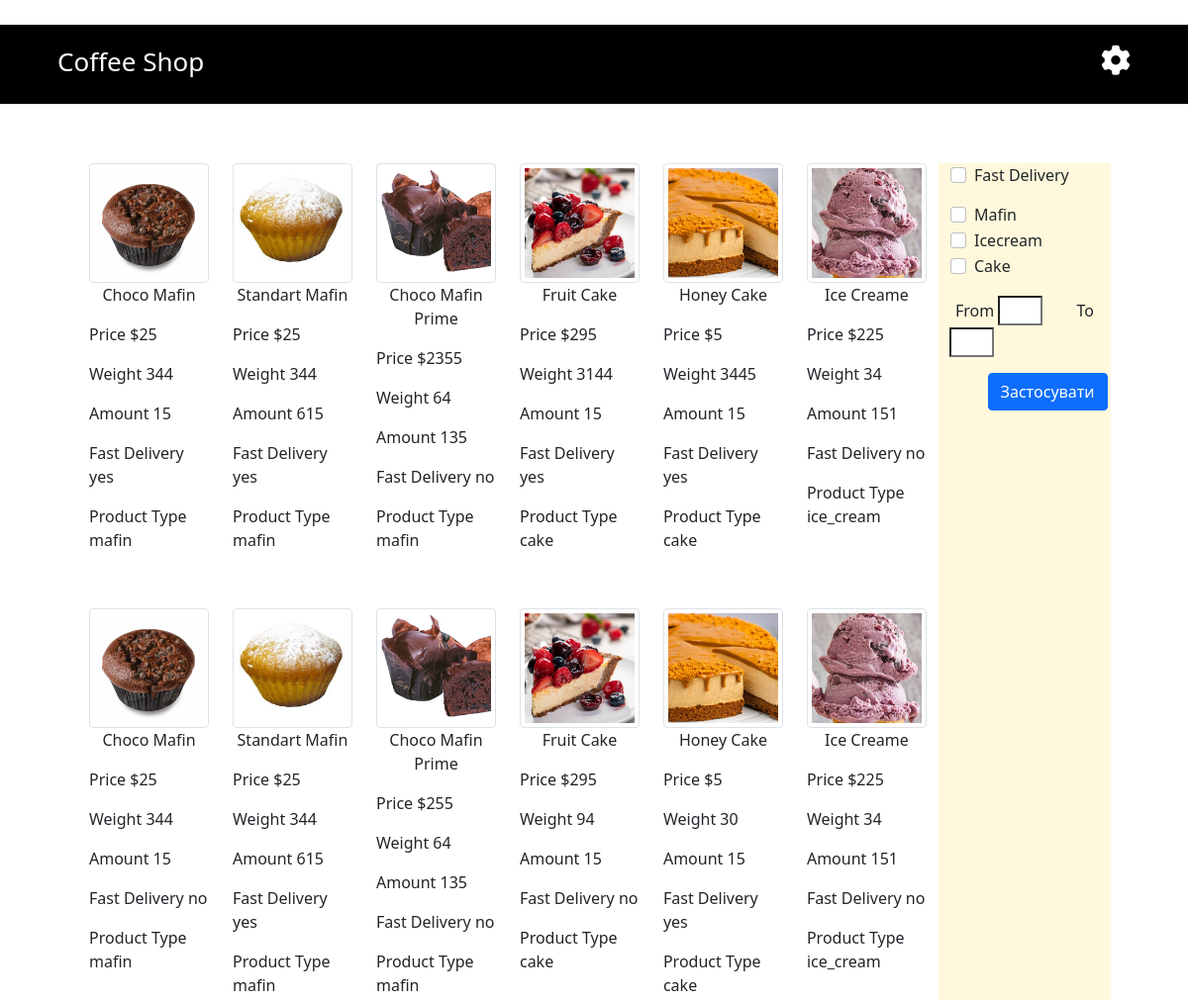
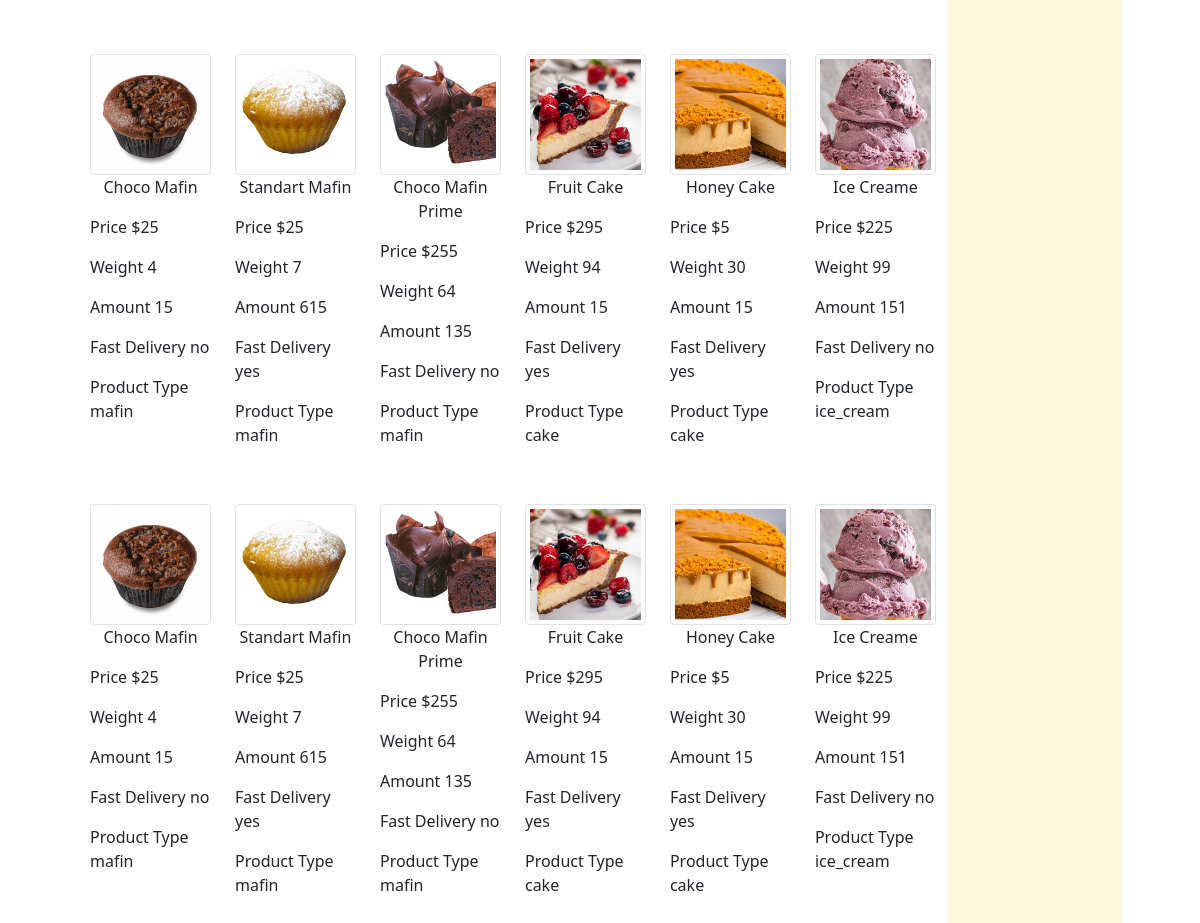
The page / on the database its author committed (2 pictures, top to bottom).
### application/models.py (models this page shows, shortened)
class Baking(Base):
    __tablename__ = "baking"
    product_id = Column("product_id", Integer, primary_key=True)
    product_name = Column("product_name", String, nullable=False)
    product_type = Column("product_type", String, nullable=False)
    img = Column("img", String, nullable=False)
    weight = Column("weight", Integer, nullable=False)
    amount = Column("amount", Integer, nullable=False)
    price = Column("price", Integer, nullable=False)
    description = Column("description", String, nullable=False)
    fast_delivery = Column("fast_delivery", String, nullable=False)
    def __repr__(self):
        return f"id: {self.product_id}, name: {self.product_name}"

### application/routes.py (the view)
@app.route('/', methods=['GET'])
def index():
    Session = sessionmaker(bind=db_engine)
    session = Session()
    baking = session.query(Baking).all()
    print(baking)
    return render_template("index.html", baking=baking)

### application/templates/index.html (shortened to what this page needs)
{% extends 'base.html' %}
{% block style %}<link rel="stylesheet" href="static/css/index.css">{% endblock %}
{% block content %}
<div class="wrapper">
    <div class="row">
        <div class="col-md-10">
            <div class="row row-cols-6">
              {% for item in baking %}
                <div class="col"><img src="../static/img/product/{{item.img}}" class="img-thumbnail" alt="">
                  <p style="text-align: center;">{{item.product_name}}</p>
                  <p>Price ${{item.price}}</p>
                  <p>Weight {{item.weight}}</p>
                  <p>Amount {{item.amount}}</p>
                  <p>Fast Delivery {{item.fast_delivery}}</p>
                  <p>Product Type {{item.product_type}}</p>
              </div>
              {% endfor %}
            </div>
        </div>
        <div style="background-color:cornsilk" class="col-md-2">
           <form action="/execute_filtre" method="post">
            <div class="form-check">
                <input class="form-check-input" type="checkbox" id="fast_delivery" name="fast_delivery">
                <label for="fast_delivery">Fast Delivery</label>
              </div>
              <div class="form-check">
                <input class="form-check-input" type="checkbox" name="mafin_checkbox">
                <label for="mafin_checkbox">Mafin</label>
              </div>
              <div class="form-check">
                <input class="form-check-input" type="checkbox" name="icecream_checkbox">
                <label for="icecream_checkbox">Icecream</label>
              </div>
              <div class="form-check">
                <input class="form-check-input" type="checkbox" name="cake_checkbox">
                <label for="cake_checkbox">Cake</label>
              </div>
              <div class="input-group input-group-sm mb-1">
                <label class="price_label" for="price_in">From</label>
                <input type="number" class="price_input" name="price_in" id="price_in">
                <label class="price_label" for="price_out">To</label>
                <input type="number" class="price_input" name="price_out">
              </div>
              <div class="d-grid gap-2 col-6 mx-auto">
                <input type="submit" class="btn btn-primary" value="Застосувати">
              </div>
           </form>
        </div>
</div>
{% endblock %}

### application/templates/base.html (shortened to what this page needs)
<!doctype html>
<html lang="en">
<head>
    {% block style %}{% endblock %}
    <link rel="stylesheet" href="static/css/base.css">
    <link href="https://cdn.jsdelivr.net/npm/bootstrap@5.1.3/dist/css/bootstrap.min.css" rel="stylesheet">
</head>
<body>
    <div class="top_panel">
        <div class="d-flex bd-highlight mb-3">
            <div class="me-auto p-2 bd-highlight"><a href="/">Coffee Shop</a></div>
            <div class="p-2 bd-highlight"><a href="/order"><i class="fa-solid fa-gear"></i></a></div>
          </div>
    </div>
    {% block content %} {% endblock %}
</body>
</html>

### application/static/css/index.css (style rules this page uses)
.wrapper { margin-top: 5%; width: 85%; margin-right: auto; margin-left: auto; }
.col { block-size: 450px; display: block; }
.price_input { width: 30%; margin: auto; }
.price_label { padding: 5px; }

### application/static/css/base.css (style rules this page uses)
.top_panel { background-color: black; margin-top: 25px; padding-top: 10px; height: 80px; padding-left: 50px; padding-right: 50px; }
.top_panel i { color: white; font-size: 30px; padding-left: 25px; }
.top_panel a { color: white; text-decoration: none; font-size: 26px; }
.top_panel a:link { color: white; text-decoration: none; border: none; }

### rows shown on the page
Baking: img (picture), product_name "Choco Mafin", price "25", weight "344", amount "15", fast_delivery "yes", product_type "mafin"
Baking: img (picture), product_name "Standart Mafin", price "25", weight "344", amount "615", fast_delivery "yes", product_type "mafin"
Baking: img (picture), product_name "Choco Mafin Prime", price "2355", weight "64", amount "135", fast_delivery "no", product_type "mafin"
Baking: img (picture), product_name "Fruit Cake", price "295", weight "3144", amount "15", fast_delivery "yes", product_type "cake"
Baking: img (picture), product_name "Honey Cake", price "5", weight "3445", amount "15", fast_delivery "yes", product_type "cake"
Baking: img (picture), product_name "Ice Creame", price "225", weight "34", amount "151", fast_delivery "no", product_type "ice_cream"
Baking: img (picture), product_name "Choco Mafin", price "25", weight "344", amount "15", fast_delivery "no", product_type "mafin"
Baking: img (picture), product_name "Standart Mafin", price "25", weight "344", amount "615", fast_delivery "yes", product_type "mafin"
Baking: img (picture), product_name "Choco Mafin Prime", price "255", weight "64", amount "135", fast_delivery "no", product_type "mafin"
Baking: img (picture), product_name "Fruit Cake", price "295", weight "94", amount "15", fast_delivery "no", product_type "cake"
Baking: img (picture), product_name "Honey Cake", price "5", weight "30", amount "15", fast_delivery "yes", product_type "cake"
Baking: img (picture), product_name "Ice Creame", price "225", weight "34", amount "151", fast_delivery "no", product_type "ice_cream"
Baking: img (picture), product_name "Choco Mafin", price "25", weight "4", amount "15", fast_delivery "no", product_type "mafin"
Baking: img (picture), product_name "Standart Mafin", price "25", weight "7", amount "615", fast_delivery "yes", product_type "mafin"
Baking: img (picture), product_name "Choco Mafin Prime", price "255", weight "64", amount "135", fast_delivery "no", product_type "mafin"
Baking: img (picture), product_name "Fruit Cake", price "295", weight "94", amount "15", fast_delivery "yes", product_type "cake"
Baking: img (picture), product_name "Honey Cake", price "5", weight "30", amount "15", fast_delivery "yes", product_type "cake"
Baking: img (picture), product_name "Ice Creame", price "225", weight "99", amount "151", fast_delivery "no", product_type "ice_cream"
Baking: img (picture), product_name "Choco Mafin", price "25", weight "4", amount "15", fast_delivery "no", product_type "mafin"
Baking: img (picture), product_name "Standart Mafin", price "25", weight "7", amount "615", fast_delivery "yes", product_type "mafin"
Baking: img (picture), product_name "Choco Mafin Prime", price "255", weight "64", amount "135", fast_delivery "no", product_type "mafin"
Baking: img (picture), product_name "Fruit Cake", price "295", weight "94", amount "15", fast_delivery "yes", product_type "cake"
Baking: img (picture), product_name "Honey Cake", price "5", weight "30", amount "15", fast_delivery "yes", product_type "cake"
Baking: img (picture), product_name "Ice Creame", price "225", weight "99", amount "151", fast_delivery "no", product_type "ice_cream"
